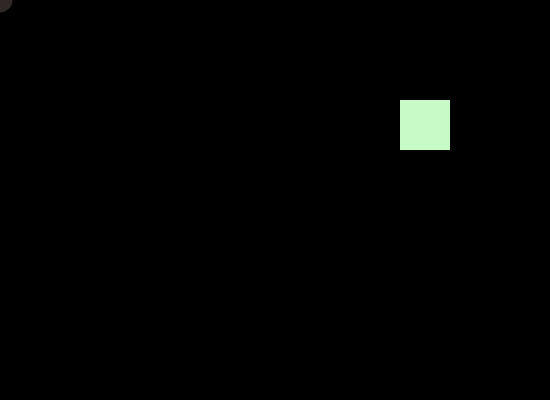
Frame 1 (no input)
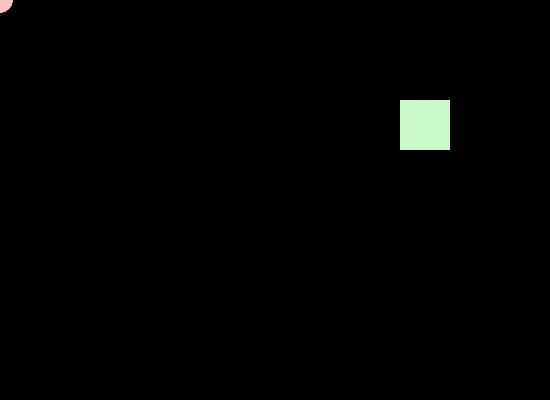
Frame 60 (no input)
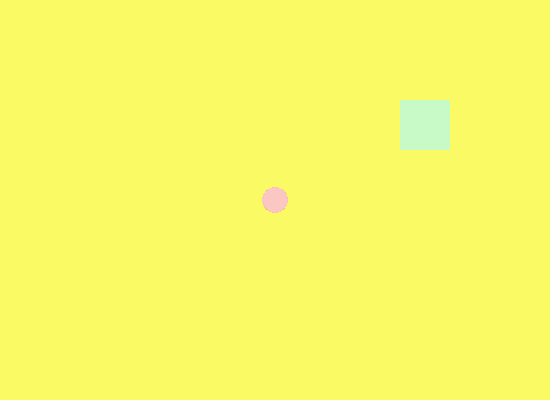
Frame 120 (the mouse pressed at the canvas centre since frame 60)

The p5.js sketch that drew these frames (run headless with seeded random() and noise() and a simulated clock; from frame 60 on, the mouse is pressed at the canvas centre):

// p5.js sketch
// ── sketch.js
//Create a painting program.
function setup() {
  createCanvas(550,400);
   background(0);//The background will be drawn once, since setup() run only once:
}

function draw() {
  //draw() loops over and over!.
 
  
  //Draw an ellipse where the mouse moves:
  noStroke();
  fill(250,200,200,50);
  ellipse(mouseX,mouseY,25,25);
  
  //Draw a rectangle:
  fill(200,250,200);
  rect(400,100,50,50);
  
}

function mousePressed(){
  background(250,250,100);
}
